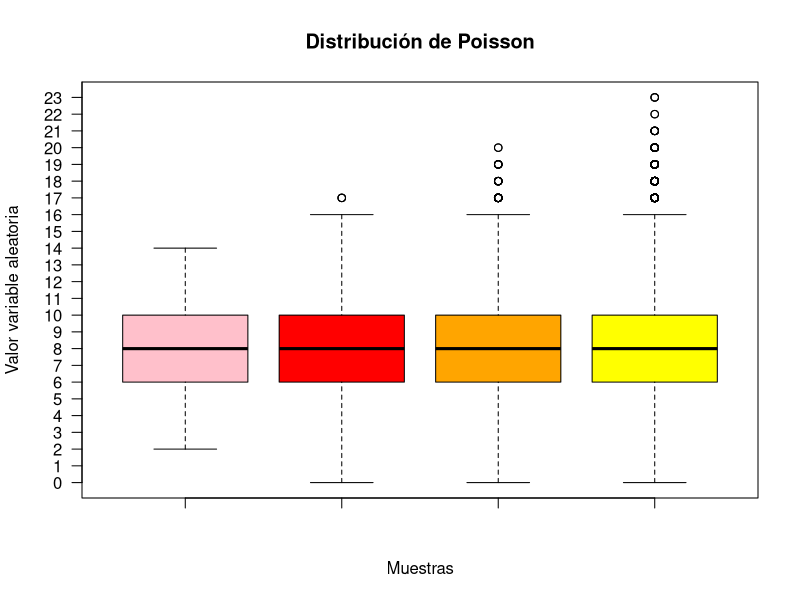
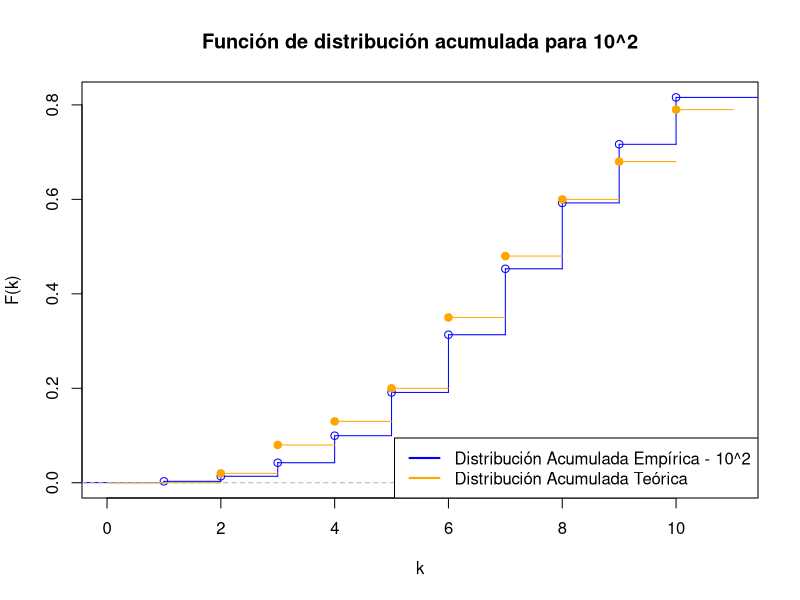
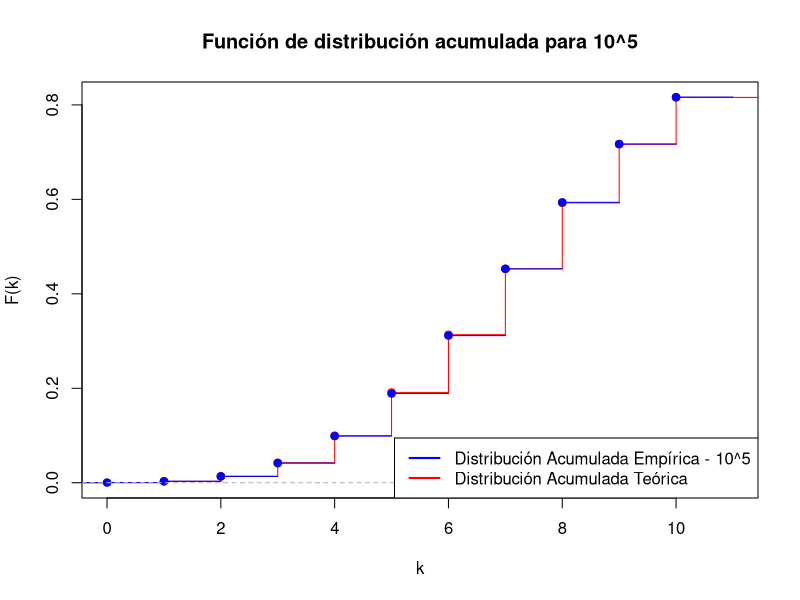
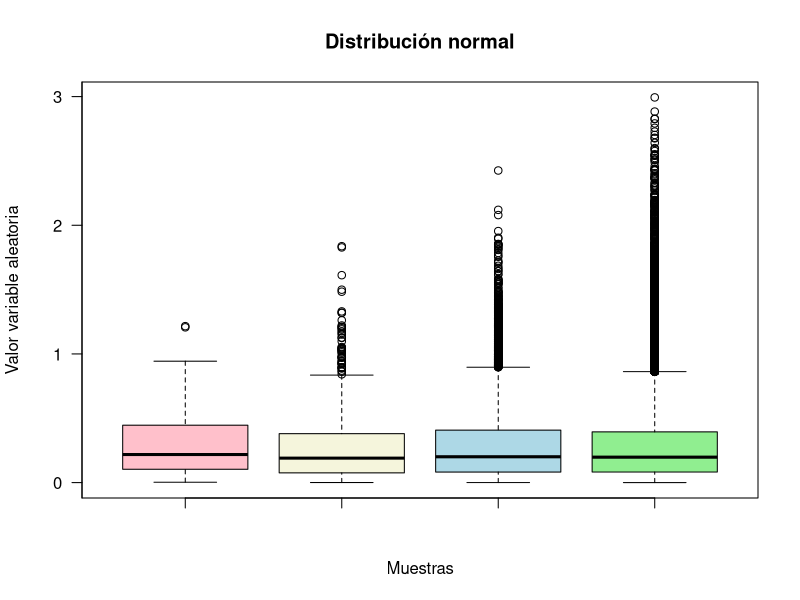
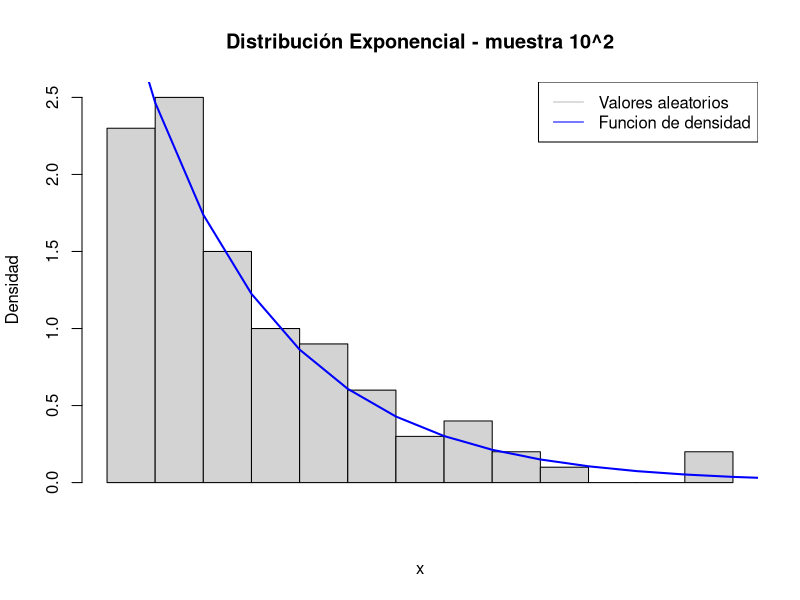
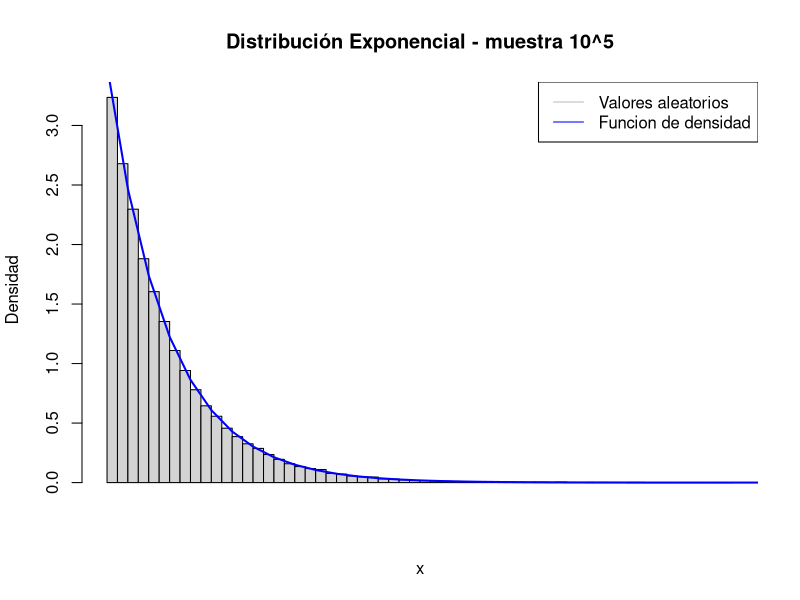

Generate these figures, in order, with R: (Note: this script raises an error after producing the figures.)
# EJ 1
# distribución poisson (lambda = 8 ) 
# n = 10 ^ (2 al 5)
# rpois(
#       n,     Numero de observaciones aleatorias a ser generadas
#       lambda, vector de medias no negativas )

# Generamos 4 constantes "a", "b", "c" y "d" aplicando la distribución de poisson
# para los tamaños de muestra 10^2, 10^3, 10^4 y 10^5 respectivamente
a = rpois(10^2,lambda = 8)
b = rpois(10^3,lambda = 8)
c = rpois(10^4,lambda = 8)
d = rpois(10^5,lambda = 8)

# Con boxplot generamos el gráfico de cajas agregado color para distiguir 
# cada gráfico y borramos el eje "y" para agregar uno más exacto
boxplot(#values ~ group,
  #data,
  a,b,c,d,
  col = c("pink",
          "red", 
          "orange", 
          "yellow"),
  main = "Distribución de Poisson",
  xlab = "Muestras",
  ylab = "Valor variable aleatoria",
  yaxt='n')

# Agregamos eje "y" mas exacto
axis(2, at=seq(0, 30, 1),las=2)

#Mostramos los datos particulares de cada una de los boxplot obtenidos.
boxplot.stats(a)
boxplot.stats(b)
boxplot.stats(c)
boxplot.stats(d)

# Utilizamos "mean" para calcular la esperanza empírica de cada muestra
# y guardamos cada resultado para su posterior comparación
espA = mean(a)
espB = mean(b)
espC = mean(c)
espD = mean(d)

# Por el teórico se sabe que lambda coincide con la esperanza teórica
espT = 8

# Se compara el valor teórico contra el valor empirico obtenido en cada caso
comparEA = espA - espT
comparEB = espB - espT
comparEC = espC - espT
comparED = espD - espT
# Se observa que en efecto cuando se aumenta la cantidad de ensayos el resultado se parece más al teorico

# Utilizamos el comando "var" para calcular la varainza empírica de cada muestra
# y guardamos cada resultado para su posterior comparación
varA = var(a)
varB = var(b)
varC = var(c)
varD = var(d)

# Por el teórico se sabe que lambda coincide con el valor de la varianza
varT = 8

# Se compara el valor teorico de la varianza contra el valor empirico obtenido en cada caso
comparVA = varA - varT
comparVB = varB - varT
comparVC = varC - varT
comparVD = varD - varT
# Se observa que en efecto cuando se aumenta la cantidad de ensayos el resultado se parece más al teorico

# Con "ecdf" calculamos la distribución empírica para las muestras
# de tamaño 10^2 y 10^5
distA = ecdf(a)
distD = ecdf(d)

# Utilizamos "stepfun" con una lista de 1 a 10 junto a ppois para obetner
# obtener la funcion de distribucion acumulada teorica y poder graficarla
# utilizando "plot". genrando los escalones caracteristicos. Nos aseguramos
# de eliminar las verticales y de agregar las etiquetas correspondientes
plot(stepfun(c(1:10),ppois(c(0,1:10), lambda = 8)), 
     main = "Función de distribución acumulada para 10^2", 
     xlab = "k",
     ylab = "F(k)",
     col="blue")


# Sobre el grafico anterior graficamos nuestra desitribucion empirica 
# con tamaño de muestera 10^2 que obtuvimos previmante con un color
# diferente para distinguirla de la distribucion teorica
lines(distA, col="orange")

# Agregamos una leyenda para hacer mas clara la identificacion
# de los graficos
legend("bottomright", 
       legend = c("Distribución Acumulada Empírica - 10^2",
                  "Distribución Acumulada Teórica"),
       lty = 1, col = c("blue","orange"), lwd = 2, box.lty =1)


# Analogamente al grafico anterior graficamos la distribucion acumulada teorica

plot(stepfun(c(1:10),ppois(c(0,1:10), lambda = 8)), 
     main = "Función de distribución acumulada para 10^5", 
     xlab = "k",
     ylab = "F(k)",
     col="red")
lines(distD, col="blue")
legend("bottomright", 
       legend = c("Distribución Acumulada Empírica - 10^5",
                  "Distribución Acumulada Teórica"),
       lty = 1, col = c("blue","red"), lwd = 2, box.lty =1)



#---------------------------------------------------------------------------------------

# EJ 2
# Distribucion Exponencial(3.5)
# n = 10 ^ (2 al 5)

# Antes de generar las distribuciones fijamos una semilla para que las salidas sean reproducibles
set.seed(3.5)

# Generamos 4 constantes "a", "b", "c" y "d" aplicando la distribucion exponencial
# para los tamanos de muestra 10^2, 10^3, 10^4 y 10^5 respectivamente
a = rexp(10^2, rate = 3.5)
b = rexp(10^3, rate = 3.5)
c = rexp(10^4, rate = 3.5)
d = rexp(10^5, rate = 3.5)


# Con boxplot generamos el grÃ¡fico de cajas agregado color para distiguir 
# cada grafico y borramos el eje "y" para agregar uno mas exacto, al igual
# que lo hicimos con la distribucion de poisson
boxplot(#values ~ group,
  #data,
  a,b,c,d,
  col = c("pink",
          "beige", 
          "lightblue", 
          "lightgreen"),
  main = "Distribución normal",
  xlab = "Muestras",
  ylab = "Valor variable aleatoria", 
  yaxt='n')

# Agregamos eje "y" mas exacto
axis(2, at=seq(-20, 20, 1),las=2)

# Obtenemos los stats de cada boxplot para analizar
boxplot.stats(a)
boxplot.stats(b)
boxplot.stats(c)
boxplot.stats(d)

# Como estamos trabajando con la dsitribucion exponencial, sabemos que la esperanza
# teorica se calcula como 1/lambda o 1/rate
espT = (1/3.5)

# Se utiliza "mean" para calcular la esperanza empirica
espA = mean(a)
espB = mean(b)
espC = mean(c)
espD = mean(d)

# La varianza teorica se calcula como 1/lambda^2 en este caso (3.5^2)
varT = (1/(3.5^2))

# Varianza Empirica
# Se utiliza "var" para calcular la varianza empirica
varA = var(a)
varB = var(b)
varC = var(c)
varD = var(d)

# Histogramas
# Generamos un histograma con los valores obtenidos de ralizar los experimentos aleatorios
# Rejilla del eje X
x <- seq(0, 8, 0.1)
# Histograma para  muestra 10^2
hist(a, 
     main="Distribución Exponencial - muestra 10^2",
     breaks = 10, 
     xaxt="n",
     ylab="Densidad",
     xlab="x",
     freq=FALSE)
# Dibujamos una linea con la funcion de densidad
lines(x, dexp(x, rate = 3.5), col = "blue", lty = 1, lwd = 2)

# Agregamos una leyenda
legend("topright", 
       legend = c("Valores aleatorios",
                  "Funcion de densidad"),
       lty = 1, col = c("grey","blue"), lwd =1, box.lty =1)


# Realizamos el histograma para el tamaño de muestra 10^5 analogamente al 10^2
# Rejilla del eje X
x <- seq(0, 8, 0.1)

# Histograma para  muestra 10^5
hist(d, 
     main="Distribución Exponencial - muestra 10^5",
     ylab="Densidad",
     xlab="x",
     breaks = 50,
     xaxt="n", 
     freq=FALSE)
# Dibujamos una linea con la funcion de densidad
lines(x, dexp(x, rate = 3.5), col = "blue", lty = 1, lwd = 2)

# Agregamos una leyenda
legend("topright", 
       legend = c("Valores aleatorios",
                  "Funcion de densidad"),
       lty = 1, col = c("grey","blue"), lwd =1, box.lty =1)

# Pintamos debajo de la grafica
#polygon(x, 
#        dexp(x, rate = 3.5), 
#        col = rgb(0, 0, 1, alpha = 0.5))
#axis(1, at=seq(-20, 10, 1),las=1)

#------------------------------------------------------------------------------------

# EJ 3
# Distribución Exponencial(3.5)

# PT 1) n = 10 ^ 3
# Generamos una constante con valores aleatorios para la variable con distribución normal
a = rexp(10^3,-4, sqrt(16)) 
# Calculamos la media empírica de los valoreas aleatorias de a
muEmp = mean(a) 
# Guradamos la media teórica 
muTeo = -4
# Guardamos desviación estandar teórica
desvTeo = sqrt(16)
# Valor estandarizado de mediana empírica
medEsta = sqrt(1000) * ((muEmp - muTeo)/desvTeo)

# PT 2)

# Para la parte 2 realizamos un loop for para realizar los calculos de la parte "A" y guardarlas en un array 
promEst <- 0
for(i in 1:500){
  ab = rnorm(10^3,-4, sqrt(16))
  muEmpb = mean(ab) 
  promEst[i] <- sqrt(10^3) * ((muEmpb - muTeo)/desvTeo)
}

# Presentamos en un histograma los valores obtenidos en el loop
s = seq(-4, 4, 0.1)
hist(promEst,
     main="Promedio estandarizados y distribuciÃ³n normal estandar",
     breaks = 50,
     xaxt="n",
     ylab="Densidad",
     xlab="x",
     freq=FALSE)

# Sobre el histograma graficamos la densidad de la distribución normal estandard
lines(s, 
      dnorm(s, mean = 0, sd = 1),
      lty = 1, 
      lwd = 2)
polygon(s, 
        dnorm(s, mean = 0, sd = 1), 
        col = rgb(1, 0, 0, alpha = 0.5))

# Por último agregamos una leyenda para visualizar claramente los resultados  y cambiamos la escala del eje
axis(1, at=s,las=1)
legend("topleft", 
       legend = c("Promedio estandarizado",
                  "DistribuciÃ³n normal estandar"),
       lty = 1, col = c("grey","red"), lwd =1, box.lty =1)
